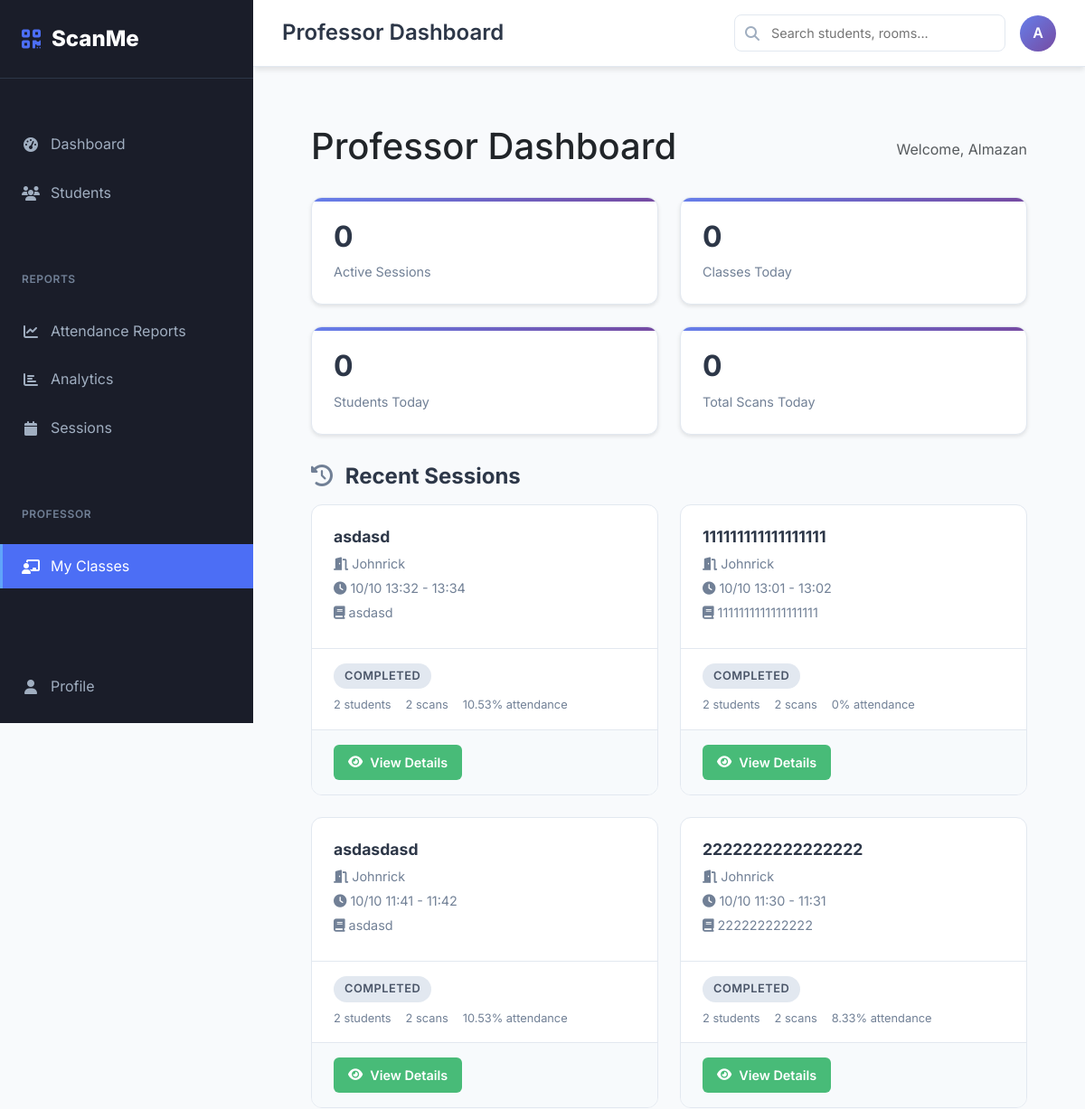
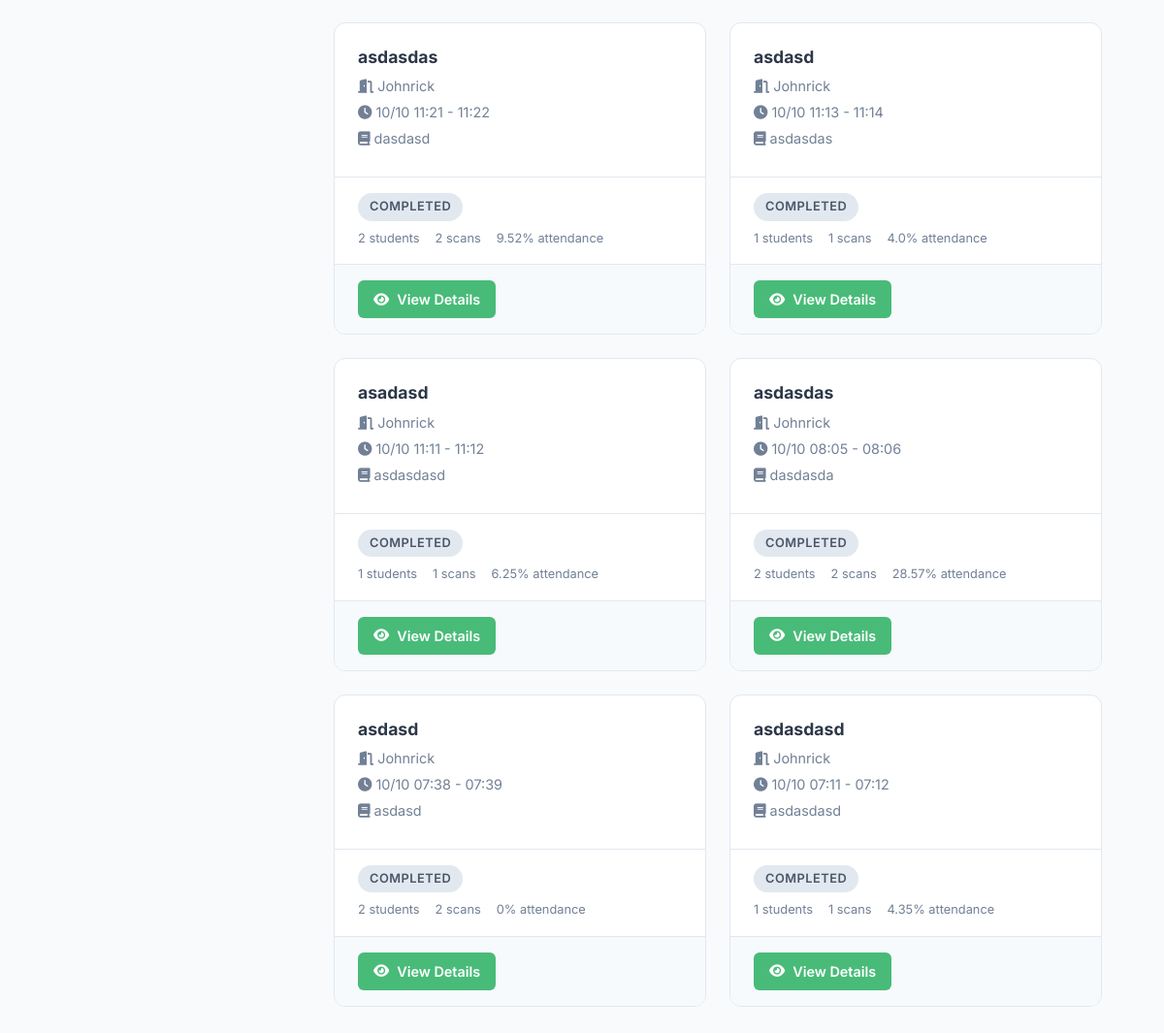
The app's page /professor/ (signed in) with its own data (2 pictures, top to bottom).
### app/models/user_model.py (models this page shows, shortened)
class User(UserMixin, db.Model):
    __tablename__ = 'users'
    id = db.Column(db.Integer, primary_key=True)
    username = db.Column(db.String(80), unique=True, nullable=False, index=True)
    email = db.Column(db.String(120), unique=True, nullable=False, index=True)
    password = db.Column(db.String(255), nullable=False)
    role = db.Column(db.String(20), nullable=False, default='student')  # admin, student, professor
    is_active = db.Column(db.Boolean, default=True, nullable=False)
    created_at = db.Column(db.DateTime, default=datetime.utcnow)
    last_login = db.Column(db.DateTime)
    attendance_records = db.relationship('AttendanceRecord', backref='scanned_by_user', lazy=True,
                                       foreign_keys='AttendanceRecord.scanned_by')
    time_in_records = db.relationship('AttendanceRecord', backref='time_in_scanned_by_user', lazy=True,
                                    foreign_keys='AttendanceRecord.time_in_scanned_by')
    time_out_records = db.relationship('AttendanceRecord', backref='time_out_scanned_by_user', lazy=True,
                                     foreign_keys='AttendanceRecord.time_out_scanned_by')
    def is_admin(self):
        return self.role == 'admin'
    def is_professor(self):
        return self.role == 'professor'
    def can_manage_students(self):
        return self.role in ['admin', 'professor']
    def can_view_reports(self):
        return self.role in ['admin', 'professor']
    def get_display_name(self):
        return self.username.title()

### app/models/attendance_model.py (models this page shows, shortened)
class AttendanceSession(db.Model):
    __tablename__ = 'attendance_sessions'
    id = db.Column(db.Integer, primary_key=True)
    room_id = db.Column(db.Integer, db.ForeignKey('rooms.id'), nullable=False, index=True)
    session_name = db.Column(db.String(100), nullable=False)
    subject = db.Column(db.String(100))
    instructor = db.Column(db.String(100))
    start_time = db.Column(db.DateTime, nullable=False)
    end_time = db.Column(db.DateTime, nullable=False)
    expected_students = db.Column(db.Integer, default=0)
    is_active = db.Column(db.Boolean, default=True, nullable=False)
    created_by = db.Column(db.Integer, db.ForeignKey('users.id'), nullable=False)
    created_at = db.Column(db.DateTime, default=datetime.utcnow)
    attendance_records = db.relationship('AttendanceRecord', backref='session', lazy=True)
    def get_attendance_summary(self):
        total_scans = len(self.attendance_records)
        unique_students = len(set(record.student_id for record in self.attendance_records))
        late_arrivals = len([record for record in self.attendance_records if record.is_late])
        duplicates = len([record for record in self.attendance_records if record.is_duplicate])
        attendance_rate = 0
        if self.expected_students > 0:
            attendance_rate = (unique_students / self.expected_students) * 100
        return {
            'total_scans': total_scans,
            'unique_students': unique_students,
            'late_arrivals': late_arrivals,
            'duplicates': duplicates,
            'expected_students': self.expected_students,
            'attendance_rate': round(attendance_rate, 2)
        }
    def get_session_status(self):
        now = datetime.utcnow()
        if not self.is_active:
            return 'inactive'
        elif now < self.start_time:
            return 'scheduled'
        elif now > self.end_time:
            return 'completed'
        else:
            return 'active'

### app/models/room_model.py (models this page shows, shortened)
class Room(db.Model):
    __tablename__ = 'rooms'
    id = db.Column(db.Integer, primary_key=True)
    room_number = db.Column(db.String(20), unique=True, nullable=False, index=True)
    room_name = db.Column(db.String(100), nullable=True)
    building = db.Column(db.String(50), nullable=False)
    floor = db.Column(db.Integer, nullable=False)
    capacity = db.Column(db.Integer, nullable=False, default=30)
    room_type = db.Column(db.String(30), nullable=False, default='classroom')  # classroom, laboratory, auditorium
    equipment = db.Column(db.Text)  # JSON string of available equipment
    description = db.Column(db.Text)
    is_active = db.Column(db.Boolean, default=True, nullable=False)
    created_at = db.Column(db.DateTime, default=datetime.utcnow)
    updated_at = db.Column(db.DateTime, default=datetime.utcnow, onupdate=datetime.utcnow)
    attendance_records = db.relationship('AttendanceRecord', backref='room', lazy=True, cascade='all, delete-orphan')
    sessions = db.relationship('AttendanceSession', backref='room', lazy=True, cascade='all, delete-orphan')

### app/routes/professor_routes.py (the view)
    def decorated_function(*args, **kwargs):
        if not current_user.is_authenticated:
            return redirect(url_for('auth.login'))
        if not (current_user.is_professor() or current_user.is_admin()):
            flash('Access denied. Professor privileges required.', 'error')
            return redirect(url_for('main.dashboard'))
        return f(*args, **kwargs)

### app/templates/professor/dashboard.html (shortened to what this page needs)
{% extends "dashboard_base.html" %}
{% block page_title %}Professor Dashboard{% endblock %}
{% block content %}
<div class="professor-dashboard">
    <div class="d-flex justify-content-between align-items-center mb-4">
        <h1>Professor Dashboard</h1>
        <span class="text-muted">Welcome, {{ current_user.username }}</span>
    </div>
    <div class="stats-grid">
        <div class="stat-card">
            <h3>{{ stats.active_sessions }}</h3>
            <p>Active Sessions</p>
        </div>
        <div class="stat-card">
            <h3>{{ stats.total_classes_today }}</h3>
            <p>Classes Today</p>
        </div>
        <div class="stat-card">
            <h3>{{ stats.total_students_today }}</h3>
            <p>Students Today</p>
        </div>
        <div class="stat-card">
            <h3>{{ stats.total_scans_today }}</h3>
            <p>Total Scans Today</p>
        </div>
    </div>
    {% if past_sessions %}
    <div class="sessions-section">
        <div class="section-header">
            <h2 class="section-title">
                <i class="fas fa-history me-2" style="color: #718096;"></i>
                Recent Sessions
            </h2>
        </div>
        <div class="sessions-grid">
            {% for session in past_sessions %}
            <div class="session-card">
                <div class="session-header">
                    <h3 class="session-title">{{ session.session_name }}</h3>
                    <p class="session-meta">
                        <i class="fas fa-door-open me-1"></i>{{ session.room.room_name or session.room.room_number }}
                    </p>
                    <p class="session-meta">
                        <i class="fas fa-clock me-1"></i>{{ session.start_time.strftime('%m/%d %H:%M') }} - {{ session.end_time.strftime('%H:%M') }}
                    </p>
                    {% if session.subject %}
                    <p class="session-meta">
                        <i class="fas fa-book me-1"></i>{{ session.subject }}
                    </p>
                    {% endif %}
                </div>
                <div class="session-body">
                    <span class="session-status status-completed">Completed</span>
                    <div class="attendance-stats">
                        {% set summary = session.get_attendance_summary() %}
                        <span class="attendance-stat">{{ summary.unique_students }} students</span>
                        <span class="attendance-stat">{{ summary.total_scans }} scans</span>
                        <span class="attendance-stat">{{ summary.attendance_rate }}% attendance</span>
                    </div>
                </div>
                <div class="session-actions">
                    <a href="{{ url_for('professor.session_detail', session_id=session.id) }}" class="btn-view">
                        <i class="fas fa-eye"></i>View Details
                    </a>
                </div>
            </div>
            {% endfor %}
        </div>
    </div>
    {% endif %}
</div>
{% endblock %}

### app/templates/dashboard_base.html (shortened to what this page needs)
<!DOCTYPE html>
<html lang="en">
<head>
    <link href="https://cdn.jsdelivr.net/npm/bootstrap@5.3.3/dist/css/bootstrap.min.css" rel="stylesheet">
    <script src="https://cdn.tailwindcss.com"></script>
    <link rel="stylesheet" href="https://cdnjs.cloudflare.com/ajax/libs/font-awesome/6.6.0/css/all.min.css">
</head>
<body>
    <nav class="sidebar" id="sidebar">
        <a href="{{ url_for('main.index') }}" class="sidebar-brand">
            <i class="fas fa-qrcode"></i>
            ScanMe
        </a>
        <div class="nav-group">
            <ul class="sidebar-nav">
                <li class="nav-item">
                    <a href="{{ url_for('main.dashboard') }}" class="nav-link {{ 'active' if request.endpoint == 'main.dashboard' }}">
                        <i class="fas fa-tachometer-alt"></i>
                        Dashboard
                    </a>
                </li>
                {% if current_user.can_manage_students() %}
                <li class="nav-item">
                    <a href="{{ url_for('students.list_students') }}" class="nav-link {{ 'active' if 'students' in request.endpoint }}">
                        <i class="fas fa-users"></i>
                        Students
                    </a>
                </li>
                {% endif %}
            </ul>
        </div>
        {% if current_user.can_view_reports() %}
        <div class="nav-group">
            <div class="nav-group-title">Reports</div>
            <ul class="sidebar-nav">
                <li class="nav-item">
                    <a href="{{ url_for('attendance.reports') }}" class="nav-link {{ 'active' if request.endpoint == 'attendance.reports' }}">
                        <i class="fas fa-chart-line"></i>
                        Attendance Reports
                    </a>
                </li>
                <li class="nav-item">
                    <a href="{{ url_for('attendance.analytics') }}" class="nav-link {{ 'active' if request.endpoint == 'attendance.analytics' }}">
                        <i class="fas fa-chart-bar"></i>
                        Analytics
                    </a>
                </li>
                <li class="nav-item">
                    <a href="{{ url_for('attendance.manage_sessions') }}" class="nav-link {{ 'active' if request.endpoint == 'attendance.manage_sessions' }}">
                        <i class="fas fa-calendar"></i>
                        Sessions
                    </a>
                </li>
            </ul>
        </div>
        {% endif %}
        {% if current_user.is_professor() or current_user.is_admin() %}
        <div class="nav-group">
            <div class="nav-group-title">Professor</div>
            <ul class="sidebar-nav">
                <li class="nav-item">
                    <a href="{{ url_for('professor.dashboard') }}" class="nav-link {{ 'active' if request.endpoint == 'professor.dashboard' }}">
                        <i class="fas fa-chalkboard-teacher"></i>
                        My Classes
                    </a>
                </li>
            </ul>
        </div>
        {% endif %}
        <div class="nav-group" style="margin-top: auto; padding-top: 2rem;">
            <ul class="sidebar-nav">
                <li class="nav-item">
                    <a href="{{ url_for('main.profile') }}" class="nav-link {{ 'active' if request.endpoint == 'main.profile' }}">
                        <i class="fas fa-user"></i>
                        Profile
                    </a>
                </li>
                <li class="nav-item">
                    <a href="{{ url_for('auth.change_password') }}" class="nav-link {{ 'active' if request.endpoint == 'auth.change_password' }}">
                    </a>
                </li>
            </ul>
        </div>
    </nav>
    <main class="main-content">
        <header class="topbar">
            <div class="d-flex align-items-center">
                <h1 class="page-title">{% block page_title %}Dashboard{% endblock %}</h1>
            </div>
            <div class="topbar-actions">
                <div class="search-box">
                    <i class="fas fa-search"></i>
                    <input type="text" placeholder="Search students, rooms..." id="globalSearch">
                </div>
                <div class="user-dropdown dropdown">
                    <div class="user-avatar" data-bs-toggle="dropdown" aria-expanded="false">
                        {{ current_user.username[0].upper() }}
                    </div>
                </div>
            </div>
        </header>
        <div class="content-area">
            {% block content %}{% endblock %}
        </div>
    </main>
</body>
</html>

### records on screen
User: username "A", username "Almazan"
AttendanceSession: session_name "asdasd", room "Johnrick", start_time "10/10 13:32", end_time "13:34", subject "asdasd", unique_students "2", total_scans "2", attendance_rate "10.53"
AttendanceSession: session_name "111111111111111111", room "Johnrick", start_time "10/10 13:01", end_time "13:02", subject "1111111111111111111", unique_students "2", total_scans "2", attendance_rate "0"
AttendanceSession: session_name "asdasdasd", room "Johnrick", start_time "10/10 11:41", end_time "11:42", subject "asdasd", unique_students "2", total_scans "2", attendance_rate "10.53"
AttendanceSession: session_name "2222222222222222", room "Johnrick", start_time "10/10 11:30", end_time "11:31", subject "222222222222", unique_students "2", total_scans "2", attendance_rate "8.33"
AttendanceSession: session_name "asdasdas", room "Johnrick", start_time "10/10 11:21", end_time "11:22", subject "dasdasd", unique_students "2", total_scans "2", attendance_rate "9.52"
AttendanceSession: session_name "asdasd", room "Johnrick", start_time "10/10 11:13", end_time "11:14", subject "asdasdas", unique_students "1", total_scans "1", attendance_rate "4.0"
AttendanceSession: session_name "asadasd", room "Johnrick", start_time "10/10 11:11", end_time "11:12", subject "asdasdasd", unique_students "1", total_scans "1", attendance_rate "6.25"
AttendanceSession: session_name "asdasdas", room "Johnrick", start_time "10/10 08:05", end_time "08:06", subject "dasdasda", unique_students "2", total_scans "2", attendance_rate "28.57"
AttendanceSession: session_name "asdasd", room "Johnrick", start_time "10/10 07:38", end_time "07:39", subject "asdasd", unique_students "2", total_scans "2", attendance_rate "0"
AttendanceSession: session_name "asdasdasd", room "Johnrick", start_time "10/10 07:11", end_time "07:12", subject "asdasdasd", unique_students "1", total_scans "1", attendance_rate "4.35"

### other values on screen
{{ stats.active_sessions }} "0"
{{ stats.total_classes_today }} "0"
{{ stats.total_students_today }} "0"
{{ stats.total_scans_today }} "0"
